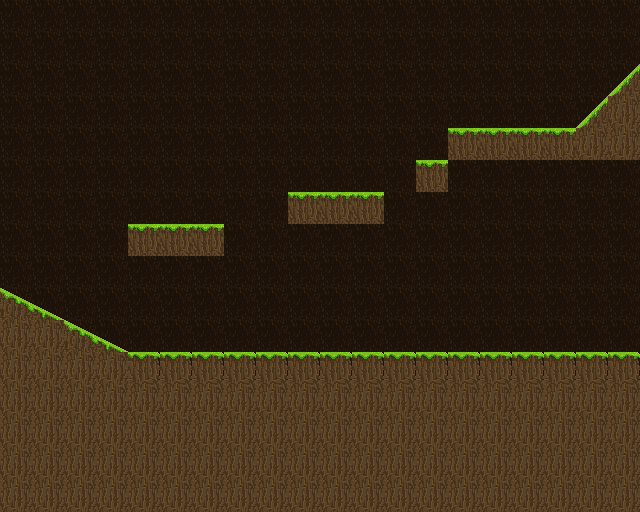

This game map was drawn from its Tiled (.tmx) file and the tilesets committed beside it. A one-line description and the trimmed map source follow:
An orthogonal 20x16 tile map with 32x32 px tiles, 2 tile layers (background, Слой тайлов 1).

<map version="1.2" tiledversion="1.2.3" orientation="orthogonal" renderorder="right-down" width="20" height="16" tilewidth="32" tileheight="32" infinite="0" nextlayerid="3" nextobjectid="1">
 <tileset firstgid="1" source="testTileSet.tsx" />
 <layer id="2" name="background" width="20" height="16">
  <data>[320 cells, 320 non-empty, 1 distinct tile ids]</data>
 </layer>
 <layer id="1" name="Слой тайлов 1" width="20" height="16">
  <data>[320 cells, 122 non-empty, 6 distinct tile ids]</data>
 </layer>
</map>
